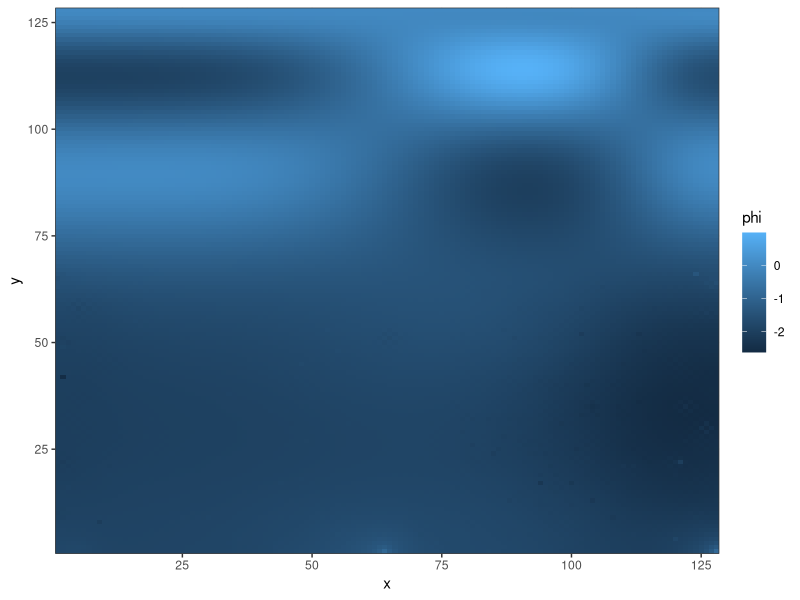

This figure's R source:
## file to make figure for problem set 1.1
require("ggplot2")

## read data
dat <- read.csv("final_phi.csv", header = FALSE)

n <- ncol(dat)-1

## convert to long format and add x and y vals for plotting
dat <- matrix(as.matrix(dat[,1:n]), ncol = 1)
dat <- cbind(dat, matrix(c(rep(seq(1, n), each = n), rep(seq(1, n), times = n)), ncol = 2))
colnames(dat) <- c("phi", "x", "y")
dat <- as.data.frame(dat) ## change to data.frame

## generate plot
out <- ggplot(dat, aes(x = x, y = y, fill = phi)) +
  geom_raster() +
  scale_y_continuous(expand = c(0,0)) +
  scale_x_continuous(expand = c(0,0)) +
  ##coord_quickmap() +
  theme_bw()

filepath <- "phi_128.png"
ggsave(filepath, out)

print(paste0("output saved to ", filepath))
